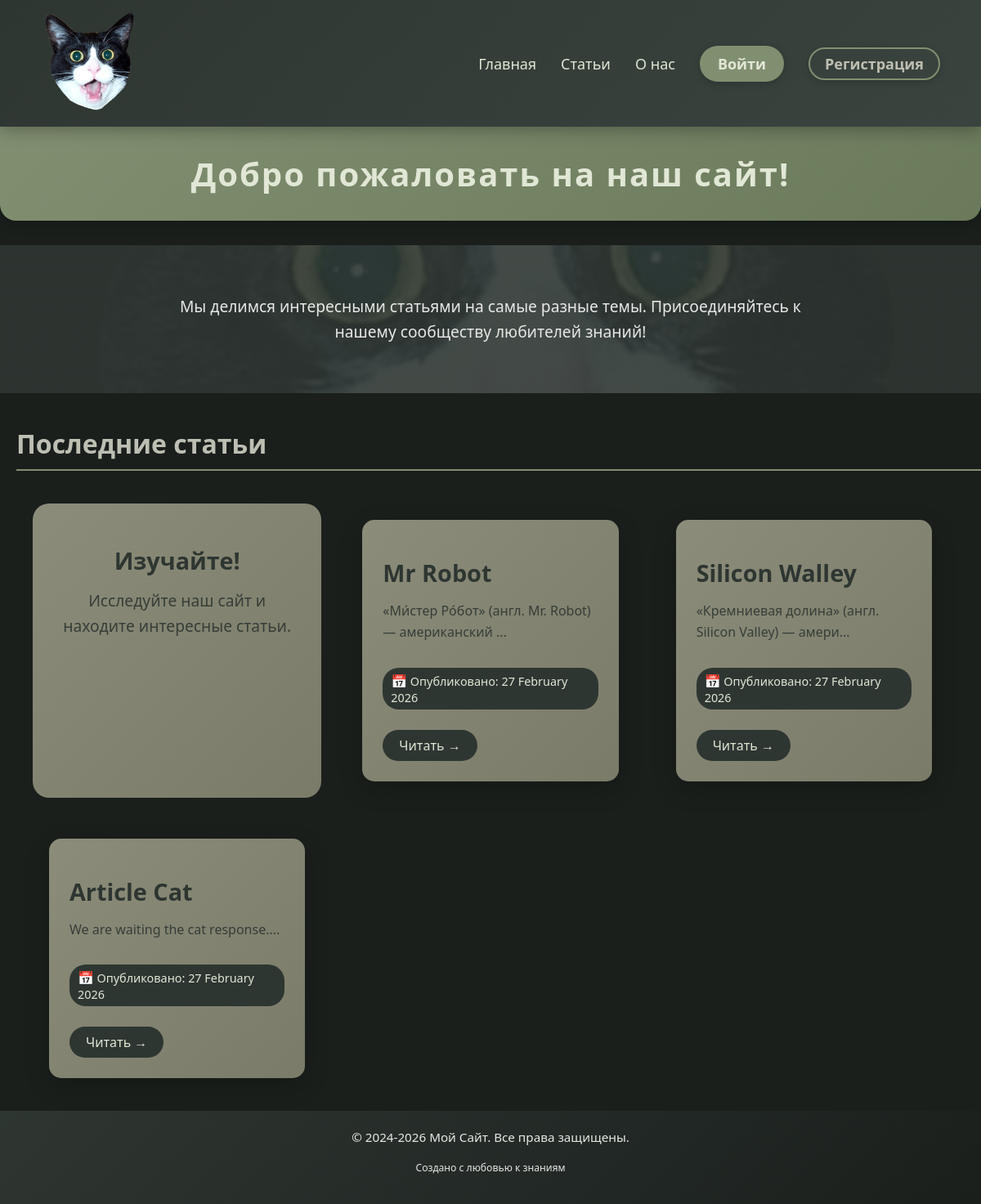
The app's page /, older data.
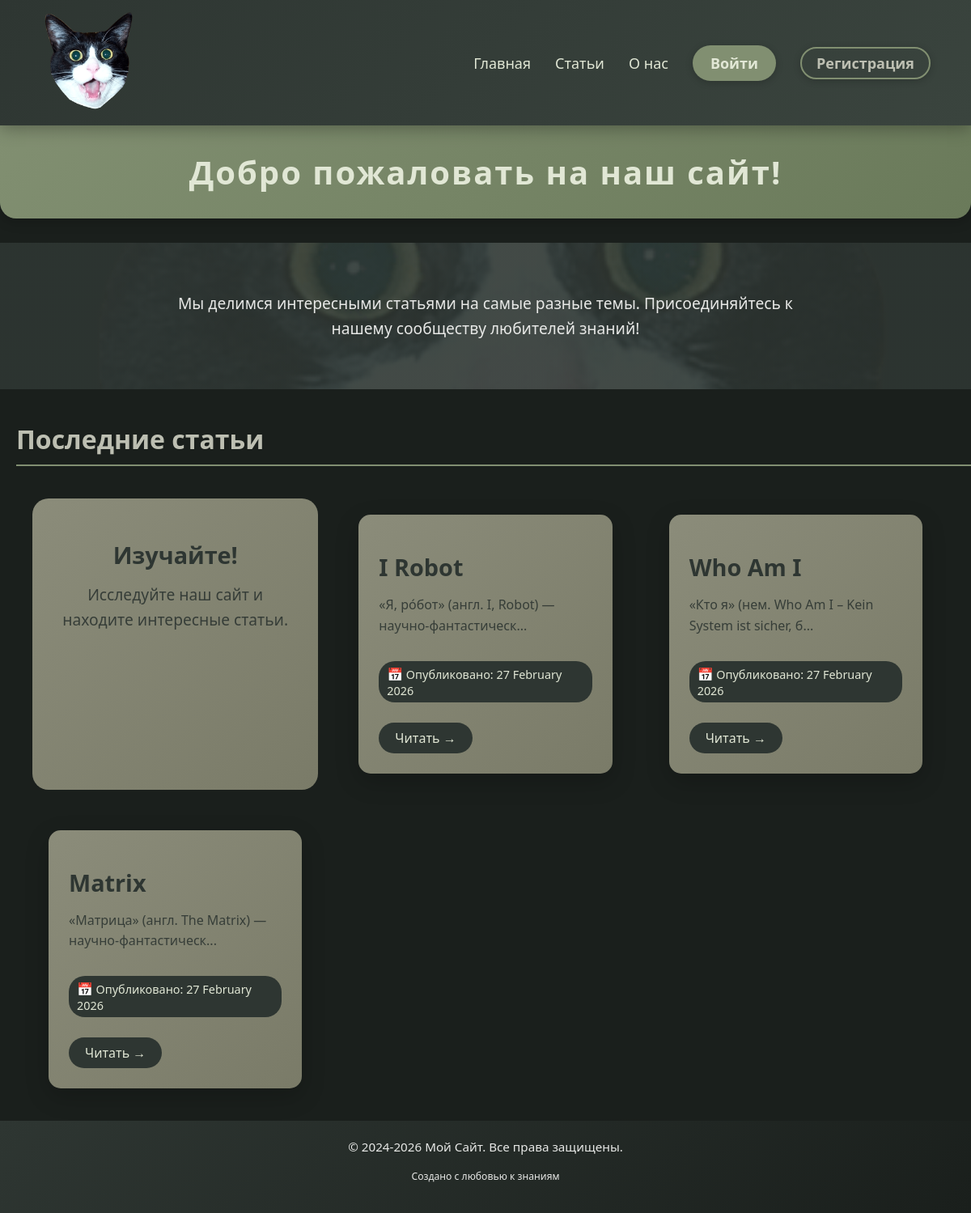
The same page, newer data.
### articles/models.py (models this page shows, shortened)
class Article(models.Model):
    title = models.CharField(max_length=200)
    slug = models.SlugField()
    body = models.TextField()
    date = models.DateTimeField(auto_now_add=True)
    thumbnail = models.ImageField(upload_to="images/", blank=True)
    author = models.ForeignKey(User, default=None, on_delete=models.CASCADE)
    def snippet(self):
        return self.body[:50] + '...'

### mysite/views.py (the view)
# urls.py: path('', views.homepage, name='homepage'),
def homepage(request):
    article = Article.objects.all().order_by('date')[2::-1]
    return render(request, 'homepage.html', {'latest_articles': article})

### templates/homepage.html (shortened to what this page needs)
{% extends "base_layout.html" %}
{% block content %}
<h1>Добро пожаловать на наш сайт!</h1>
<section class="hero-section">
    <p>Мы делимся интересными статьями на самые разные темы. Присоединяйтесь к нашему сообществу любителей знаний!</p>
</section>
<h2>Последние статьи</h2>
<div class="featured-articles">
    <div class="info-card">
        <h3>Изучайте!</h3>
        <p>Исследуйте наш сайт и находите интересные статьи.</p>
    </div>
    {% for article in latest_articles %}
        <article class="article__item">
            <h3>{{ article.title }}</h3>
            <p>{{ article.snippet }}</p>
            {% if article.date %}
                <time datetime="{{ article.date|date:'Y-m-d' }}">
                    <span class="date-icon">📅</span>
                    Опубликовано: {{ article.date|date:"d E Y" }}
                </time>
            {% endif %}
            <a href="{% url 'articles:article_detail' slug=article.slug %}" class="read-more">
                Читать →
            </a>
        </article>
    {% empty %}
        <p>Пока нет статей. Скоро они появятся!</p>
    {% endfor %}
</div>
{% endblock content %}

Row changes from the older to the newer data that the page shows:
no longer on this page (row unchanged): Article: title "Mr Robot", snippet "«Ми́стер Ро́бот» (англ. Mr. Robot) — американский ...", date "27 February 2026"
no longer on this page (row unchanged): Article: title "Silicon Walley", snippet "«Кремниевая долина» (англ. Silicon Valley) — амери...", date "27 February 2026"
removed Article: title "Article Cat", snippet "We are waiting the cat response....", date "27 February 2026"
added Article: title "I Robot", snippet "«Я, ро́бот» (англ. I, Robot) — научно-фантастическ...", date "27 February 2026"
added Article: title "Who Am I", snippet "«Кто я» (нем. Who Am I – Kein System ist sicher, б...", date "27 February 2026"
added Article: title "Matrix", snippet "«Матрица» (англ. The Matrix) — научно-фантастическ...", date "27 February 2026"
